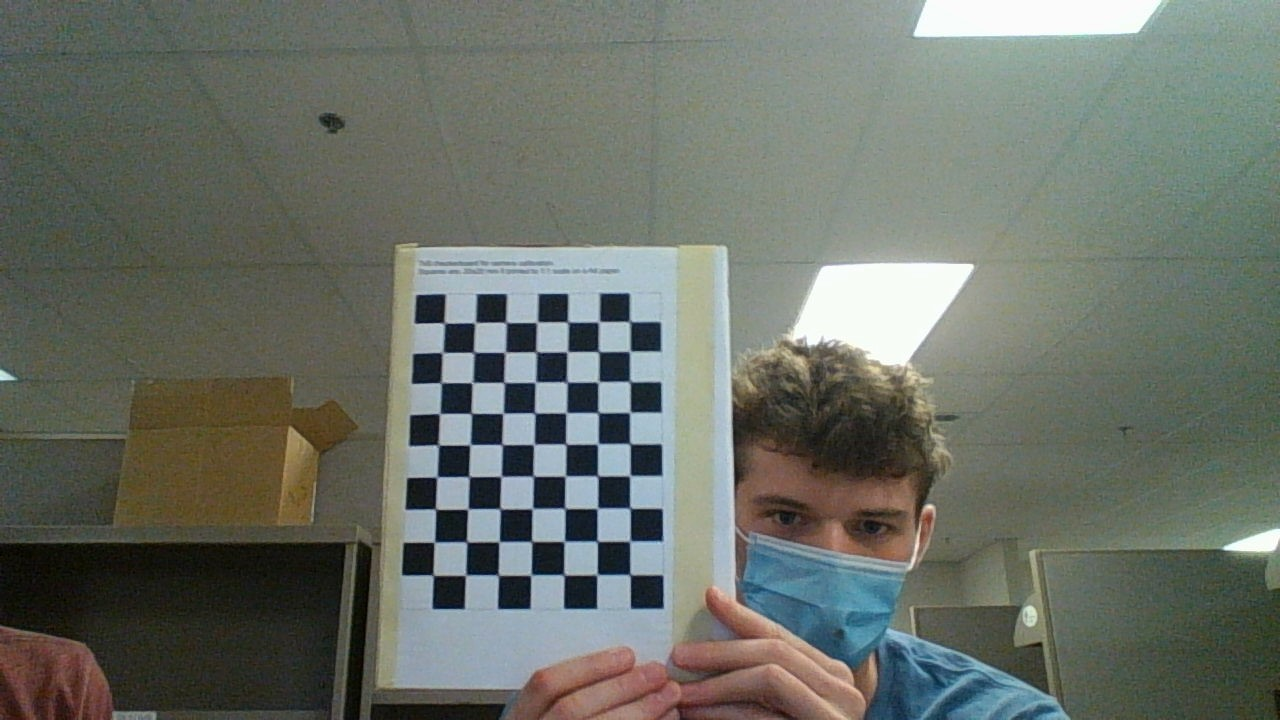
#> input picture Camera Roll/WIN_20211011_17_28_26_Pro.jpg, 1280 x 720 px; its folder holds only this picture in this run
$ python 'Camera Callibration.py'
#> lines starting #> are read from the running program, lines starting #| are printed output that depends on the picture; after the words box and inside, x2 and y2 are one past the last pixel; in counts of white or black regions, pixels touching at a corner belong together
import numpy as np
import cv2 as cv
import glob
# termination criteria
criteria = (cv.TERM_CRITERIA_EPS + cv.TERM_CRITERIA_MAX_ITER, 20, 0.001)
# prepare object points, like (0,0,0), (1,0,0), (2,0,0) ....,(6,5,0)
objp = np.zeros((6*7,3), np.float32)
objp[:,:2] = np.mgrid[0:7,0:6].T.reshape(-1,2)
# Arrays to store object points and image points from all the images.
objpoints = [] # 3d point in real world space
imgpoints = [] # 2d points in image plane.

print("enetering loop")

images = glob.glob('Camera Roll/*.jpg')
for fname in images:
    img = cv.imread(fname)
#> img is the input picture: shape (720, 1280, 3); mean B, G, R 103.8, 112.2, 106.6
    gray = cv.cvtColor(img, cv.COLOR_BGR2GRAY)
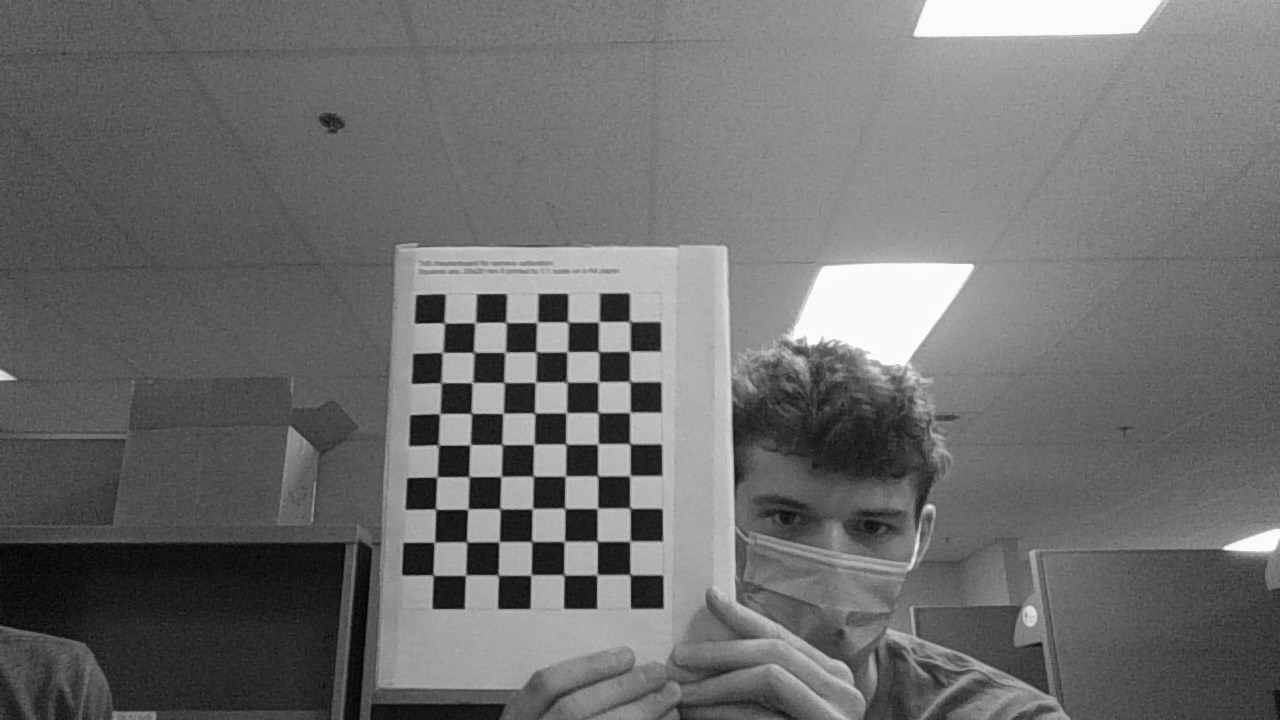
#> gray: shape (720, 1280); min 1, max 255, mean 109.6
    # Find the chess board corners
    ret, corners = cv.findChessboardCorners(gray, (7,9), None)
#> ret = True; corners = 63 rows, first 8: [629.9, 574.4], [596.9, 575], [563.8, 575.3], [530.6, 575.4], [498.4, 575.6], [465.4, 575.4], [433.3, 575.5], [630.1, 541]
    # If found, add object points, image points (after refining them)
    if ret == True:
        objpoints.append(objp)
        corners2 = cv.cornerSubPix(gray,corners, (11,11), (-1,-1), criteria)
#> corners2 = 63 rows, first 8: [630.1, 574.6], [597, 574.6], [563.9, 574.7], [530.9, 575], [498.3, 575], [465.6, 575.1], [433.1, 575.2], [629.9, 541.2]
        imgpoints.append(corners)
        # Draw and display the corners
        cv.drawChessboardCorners(img, (7,9), corners2, ret)
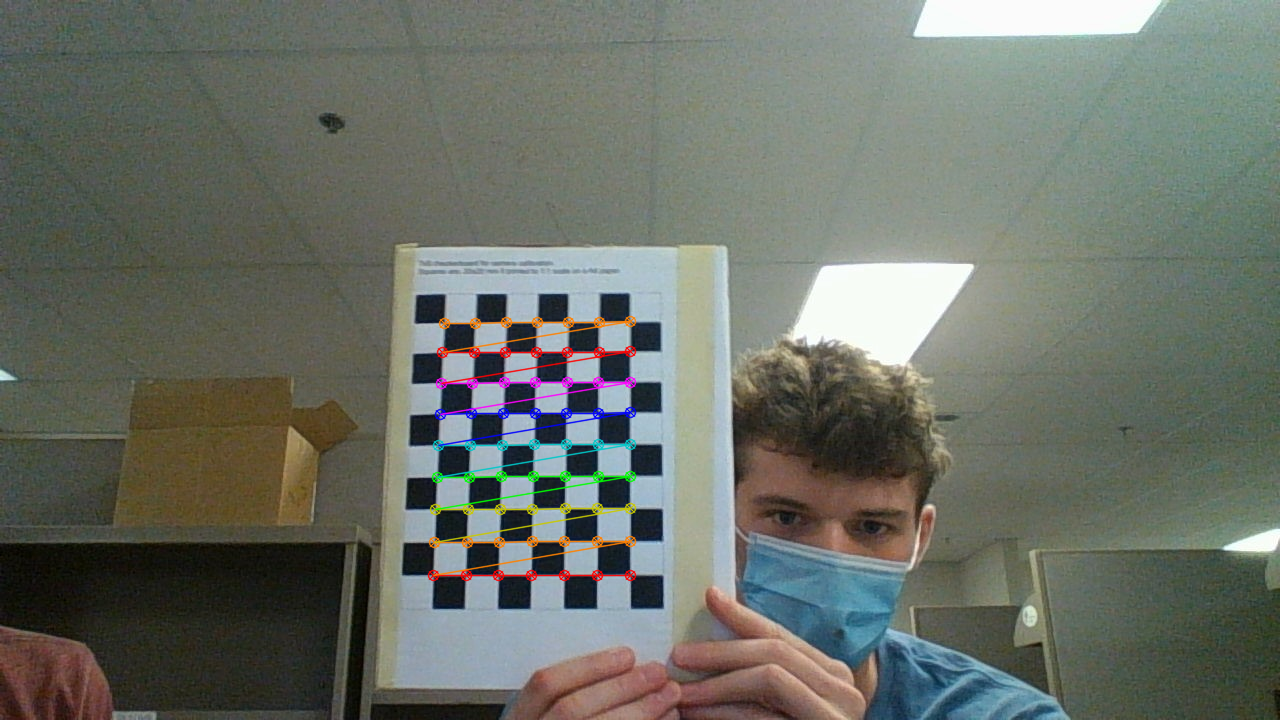
#> img: shape (720, 1280, 3); 1.58% of pixels changed, all inside (x1, y1, x2, y2) = (427, 315, 637, 582)
        print("Before red")
        cv.imshow('img', img)
        cv.waitKey(10)
cv.destroyAllWindows()

$ run again, on Camera Roll/WIN_20211011_17_28_33_Pro.jpg
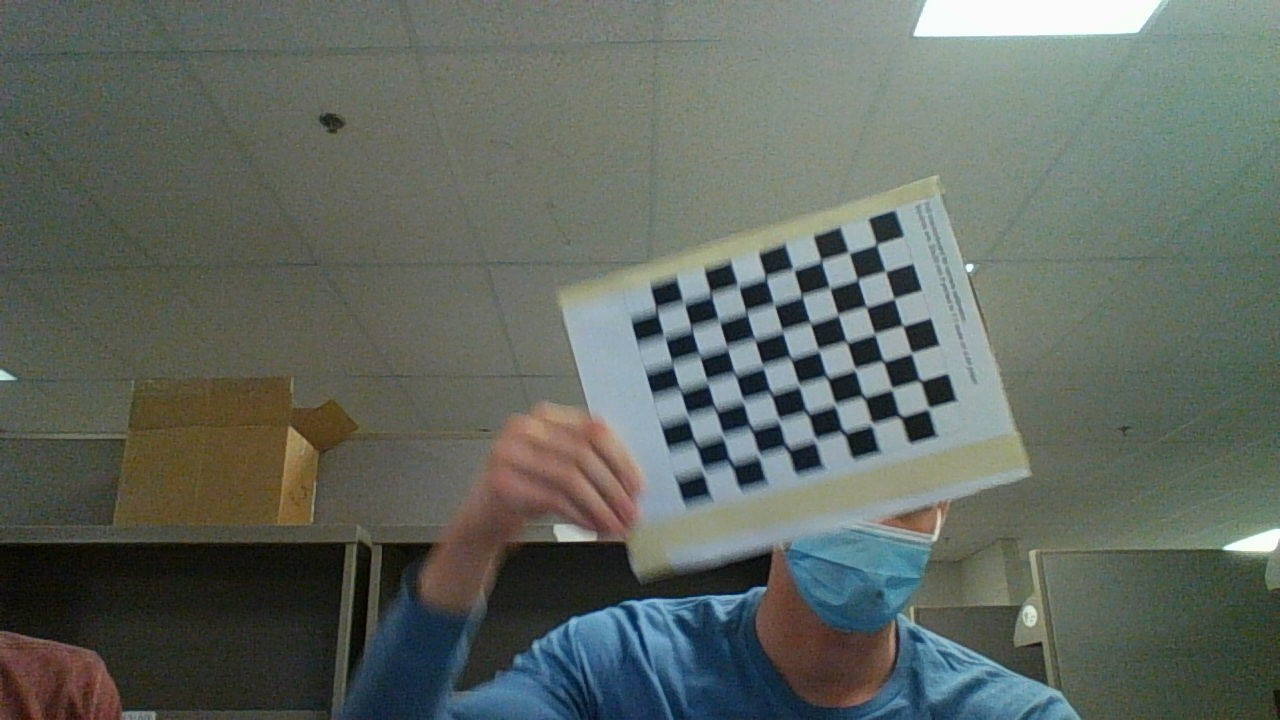
#> input picture Camera Roll/WIN_20211011_17_28_33_Pro.jpg, 1280 x 720 px
#> img is the input picture: shape (720, 1280, 3); mean B, G, R 96.6, 104, 96.4
#> `gray = cv.cvtColor(img, cv.COLOR_BGR2GRAY)`:
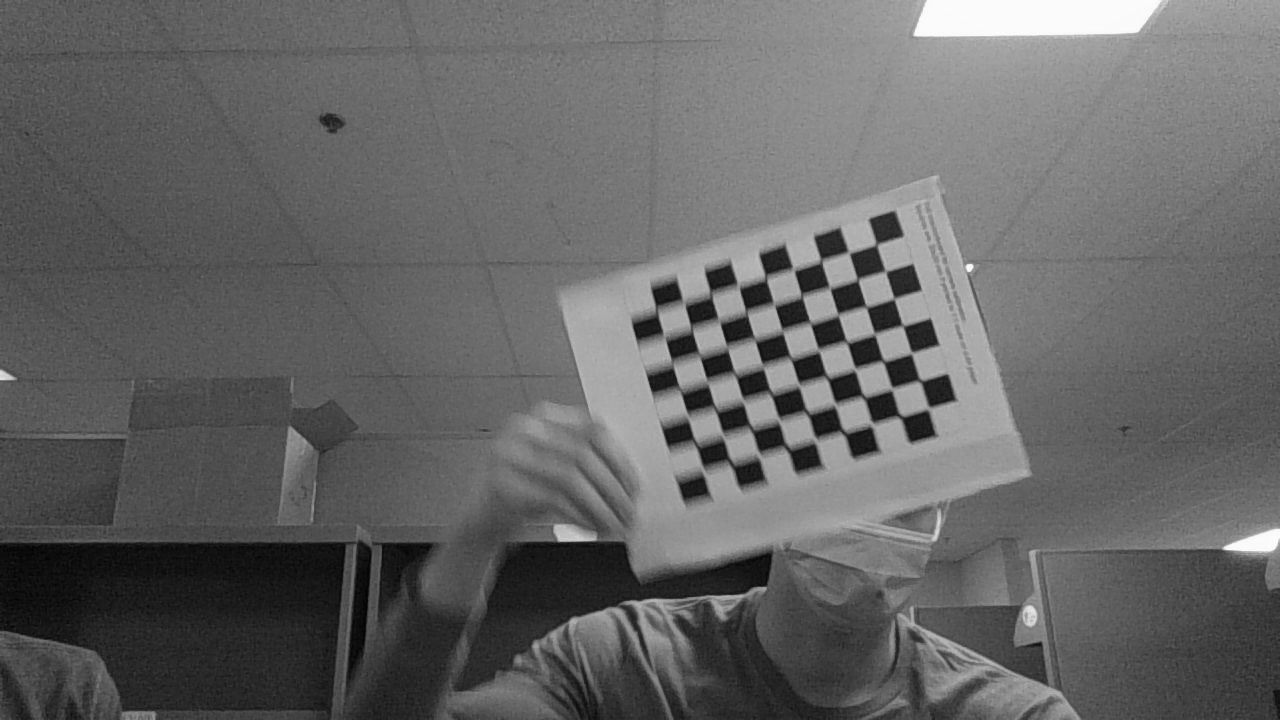
#> gray: shape (720, 1280); min 0, max 255, mean 100.9
#> ret = True; corners = 63 rows, first 8: [876.5, 244.5], [886.6, 271.8], [894, 298.5], [903.8, 325.8], [911.5, 353], [920.4, 380.8], [928.5, 408], [849.7, 254.4]
#> corners2 = 63 rows, first 8: [876.5, 244.5], [885.5, 271.4], [894.1, 298.6], [902.7, 325.7], [911.5, 353.2], [920.2, 380.7], [928.6, 408.4], [848.8, 252.6]
#> `cv.drawChessboardCorners(img, (7,9), corners2, ret)`:
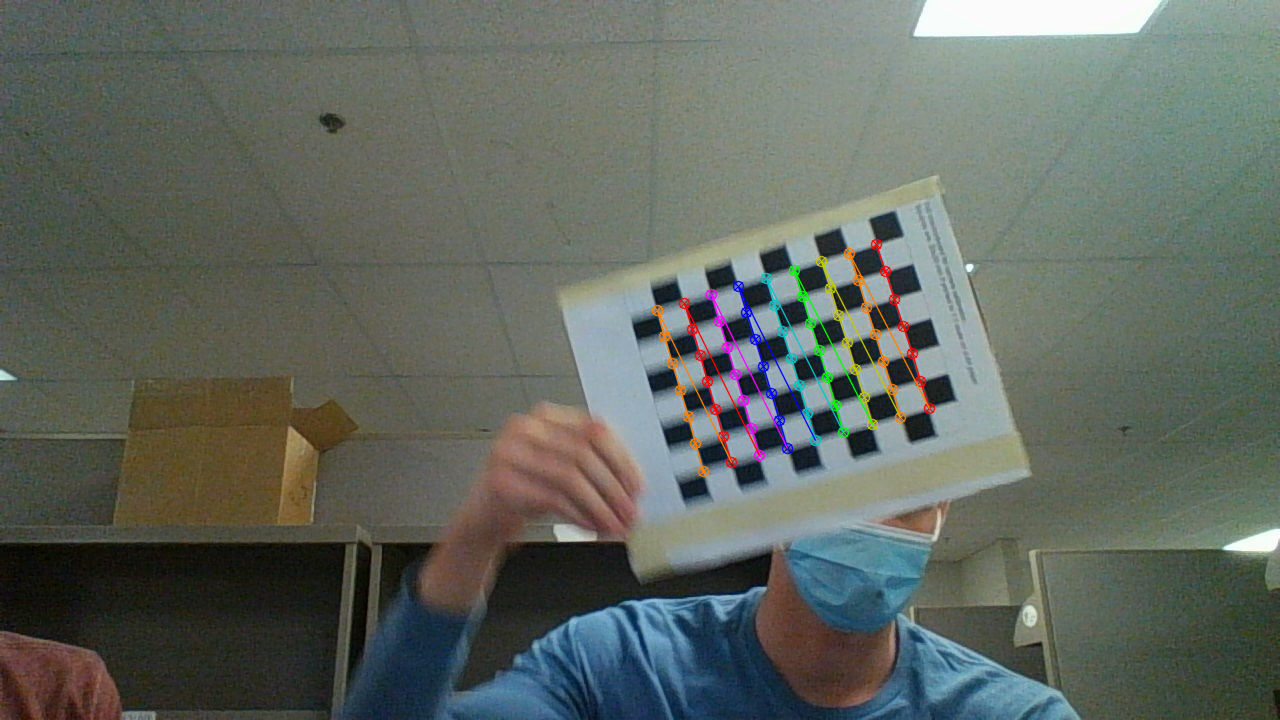
#> img: shape (720, 1280, 3); 1.41% of pixels changed, all inside (x1, y1, x2, y2) = (651, 238, 936, 478)
